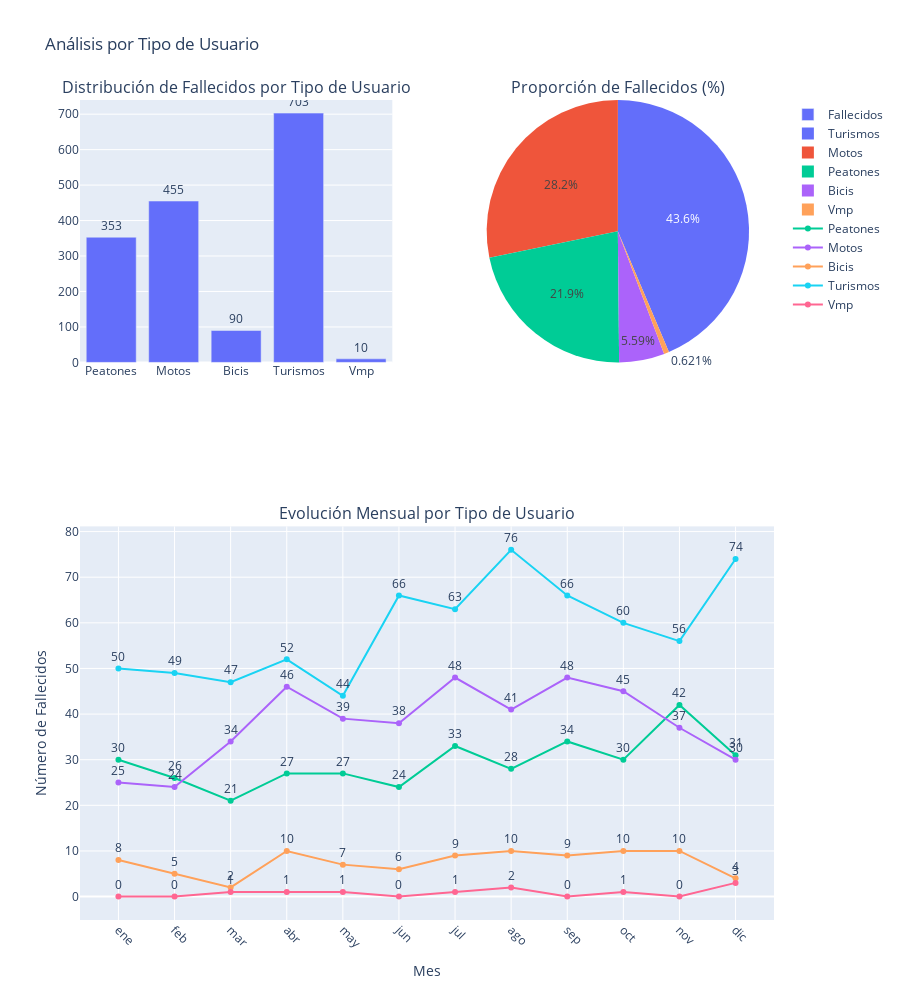

The cell this chart's notebook holds for it:
### Markdown cell above
## 2. Análisis de Severidad y Víctimas por Tipo de Usuario

Analizaremos la distribución de víctimas según el tipo de usuario de la vía:
- Peatones
- Motociclistas
- Ciclistas
- Usuarios de turismos
- Usuarios de VMP (Vehículos de Movilidad Personal)

### Code cell
# Análisis por tipo de usuario
cols_usuarios = ['peatones_muertos_30d', 'motos_muertos_30d', 
                'bicis_muertos_30d', 'turismos_muertos_30d', 'vmp_muertos_30d']

usuarios_total = pd.DataFrame({
    'Tipo': [col.replace('_muertos_30d', '').replace('_', ' ').title() 
             for col in cols_usuarios],
    'Fallecidos': [df[col].sum() for col in cols_usuarios]
})

# Calcular porcentajes
usuarios_total['Porcentaje'] = usuarios_total['Fallecidos'] / usuarios_total['Fallecidos'].sum() * 100

# Análisis temporal por tipo de usuario
usuarios_mensual = df.groupby('mes_label')[cols_usuarios].sum().reindex(
    ['ene', 'feb', 'mar', 'abr', 'may', 'jun', 
     'jul', 'ago', 'sep', 'oct', 'nov', 'dic']
)

# Crear visualización
fig = make_subplots(
    rows=2, cols=2,
    subplot_titles=('Distribución de Fallecidos por Tipo de Usuario',
                   'Proporción de Fallecidos (%)',
                   'Evolución Mensual por Tipo de Usuario',
                   ''),
    specs=[[{"type": "bar"}, {"type": "pie"}],
           [{"type": "scatter", "colspan": 2}, None]],  
    vertical_spacing=0.2,  
    row_heights=[0.4, 0.6]  
)

# 1. Gráfico de barras de cantidades absolutas
fig.add_trace(
    go.Bar(x=usuarios_total['Tipo'],
           y=usuarios_total['Fallecidos'],
           name='Fallecidos',
           text=usuarios_total['Fallecidos'],
           textposition='outside'),
    row=1, col=1
)

# 2. Gráfico circular de porcentajes
fig.add_trace(
    go.Pie(labels=usuarios_total['Tipo'],
           values=usuarios_total['Porcentaje'],
           name='Porcentaje'),
    row=1, col=2
)

# 3. Evolución mensual (ocupando toda la fila)
for col, nombre in zip(cols_usuarios, usuarios_total['Tipo']):
    fig.add_trace(
        go.Scatter(x=usuarios_mensual.index,
                  y=usuarios_mensual[col],
                  name=nombre,
                  mode='lines+markers+text',  
                  text=usuarios_mensual[col],  
                  textposition='top center'),  
        row=2, col=1
    )

# Actualizar layout
fig.update_layout(
    height=1000, 
    title_text="Análisis por Tipo de Usuario",
    showlegend=True,
    barmode='group'
)

# Ajustar ejes
fig.update_xaxes(tickangle=45, row=2, col=1)
fig.update_xaxes(title_text="Mes", row=2, col=1)
fig.update_yaxes(title_text="Número de Fallecidos", row=2, col=1)

fig.show()

# Mostrar estadísticas
print("\nEstadísticas por tipo de usuario:")
display(usuarios_total.sort_values('Fallecidos', ascending=False).round(2))

# Calcular ratios relevantes
print("\nRatios relevantes:")
total_fallecidos = usuarios_total['Fallecidos'].sum()
print(f"- Proporción de motociclistas: {(usuarios_total.loc[1, 'Fallecidos']/total_fallecidos*100):.2f}%")
print(f"- Proporción de peatones: {(usuarios_total.loc[0, 'Fallecidos']/total_fallecidos*100):.2f}%")
print(f"- Ratio motos/turismos: {(usuarios_total.loc[1, 'Fallecidos']/usuarios_total.loc[3, 'Fallecidos']):.2f}")

### Figure 1 — Plotly figure (JSON) as saved in the notebook; plotly's stock layout.template omitted (floating-point values rounded to 4 significant figures)
{"data": [{"name": "Fallecidos", "text": [353.0, 455.0, 90.0, 703.0, 10.0], "textposition": "outside", "type": "bar", "x": ["Peatones", "Motos", "Bicis", "Turismos", "Vmp"], "xaxis": "x", "y": [353, 455, 90, 703, 10], "yaxis": "y"}, {"domain": {"x": [0.55, 1], "y": [0.68, 1]}, "labels": ["Peatones", "Motos", "Bicis", "Turismos", "Vmp"], "name": "Porcentaje", "type": "pie", "values": [21.91, 28.24, 5.587, 43.64, 0.6207]}, {"mode": "lines+markers+text", "name": "Peatones", "text": [30.0, 26.0, 21.0, 27.0, 27.0, 24.0, 33.0, 28.0, 34.0, 30.0, 42.0, 31.0], "textposition": "top center", "type": "scatter", "x": ["ene", "feb", "mar", "abr", "may", "jun", "jul", "ago", "sep", "oct", "nov", "dic"], "xaxis": "x2", "y": [30, 26, 21, 27, 27, 24, 33, 28, 34, 30, 42, 31], "yaxis": "y2"}, {"mode": "lines+markers+text", "name": "Motos", "text": [25.0, 24.0, 34.0, 46.0, 39.0, 38.0, 48.0, 41.0, 48.0, 45.0, 37.0, 30.0], "textposition": "top center", "type": "scatter", "x": ["ene", "feb", "mar", "abr", "may", "jun", "jul", "ago", "sep", "oct", "nov", "dic"], "xaxis": "x2", "y": [25, 24, 34, 46, 39, 38, 48, 41, 48, 45, 37, 30], "yaxis": "y2"}, {"mode": "lines+markers+text", "name": "Bicis", "text": [8.0, 5.0, 2.0, 10.0, 7.0, 6.0, 9.0, 10.0, 9.0, 10.0, 10.0, 4.0], "textposition": "top center", "type": "scatter", "x": ["ene", "feb", "mar", "abr", "may", "jun", "jul", "ago", "sep", "oct", "nov", "dic"], "xaxis": "x2", "y": [8, 5, 2, 10, 7, 6, 9, 10, 9, 10, 10, 4], "yaxis": "y2"}, {"mode": "lines+markers+text", "name": "Turismos", "text": [50.0, 49.0, 47.0, 52.0, 44.0, 66.0, 63.0, 76.0, 66.0, 60.0, 56.0, 74.0], "textposition": "top center", "type": "scatter", "x": ["ene", "feb", "mar", "abr", "may", "jun", "jul", "ago", "sep", "oct", "nov", "dic"], "xaxis": "x2", "y": [50, 49, 47, 52, 44, 66, 63, 76, 66, 60, 56, 74], "yaxis": "y2"}, {"mode": "lines+markers+text", "name": "Vmp", "text": [0.0, 0.0, 1.0, 1.0, 1.0, 0.0, 1.0, 2.0, 0.0, 1.0, 0.0, 3.0], "textposition": "top center", "type": "scatter", "x": ["ene", "feb", "mar", "abr", "may", "jun", "jul", "ago", "sep", "oct", "nov", "dic"], "xaxis": "x2", "y": [0, 0, 1, 1, 1, 0, 1, 2, 0, 1, 0, 3], "yaxis": "y2"}], "layout": {"annotations": [{"font": {"size": 16}, "showarrow": false, "text": "Distribución de Fallecidos por Tipo de Usuario", "x": 0.225, "xanchor": "center", "xref": "paper", "y": 1, "yanchor": "bottom", "yref": "paper"}, {"font": {"size": 16}, "showarrow": false, "text": "Proporción de Fallecidos (%)", "x": 0.775, "xanchor": "center", "xref": "paper", "y": 1, "yanchor": "bottom", "yref": "paper"}, {"font": {"size": 16}, "showarrow": false, "text": "Evolución Mensual por Tipo de Usuario", "x": 0.5, "xanchor": "center", "xref": "paper", "y": 0.48, "yanchor": "bottom", "yref": "paper"}], "barmode": "group", "height": 1000, "showlegend": true, "title": {"text": "Análisis por Tipo de Usuario"}, "xaxis": {"anchor": "y", "domain": [0, 0.45]}, "xaxis2": {"anchor": "y2", "domain": [0, 1], "tickangle": 45, "title": {"text": "Mes"}}, "yaxis": {"anchor": "x", "domain": [0.68, 1]}, "yaxis2": {"anchor": "x2", "domain": [0, 0.48], "title": {"text": "Número de Fallecidos"}}}}
